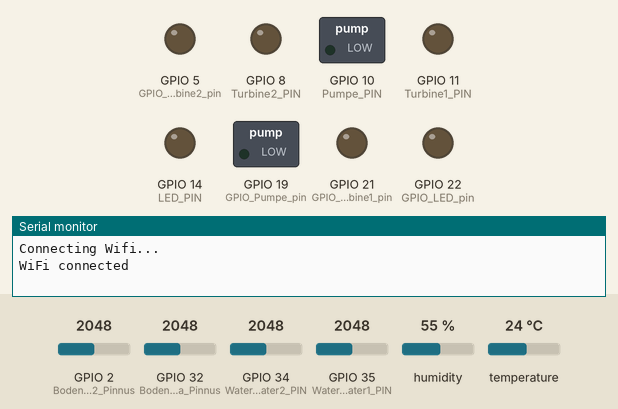
Simulated run of this sketch. Board: ESP32-S3. On the bench: switched loads named in the sketch (green lamp = pin HIGH), output pins drawn as LEDs (lit = HIGH), the last lines printed to the serial monitor. The inputs (shaded band) are chosen by the test bench; at power-on: temperature 24 °C, GPIO 2 (BodenfeuchtigkeitsSensora2_Pinnus) = 2048, GPIO 32 (BodenfeuchtigkeitsSensora_Pinnus) = 2048, GPIO 34 (WaterNoWater2_PIN) = 2048, GPIO 35 (WaterNoWater1_PIN) = 2048, humidity 55 %. WiFi joins after 1.5 s; servers stay silent unless stated; the local clock reads 2024-03-15 10:24:30 at power-on unless the sketch sets it; random numbers use the default seed unless the sketch sets one; no MQTT or app messages arrive unless stated.

Above: at 2.7 s.
2.8 s: temperature set to 24.7 °C
At 11.9 s:
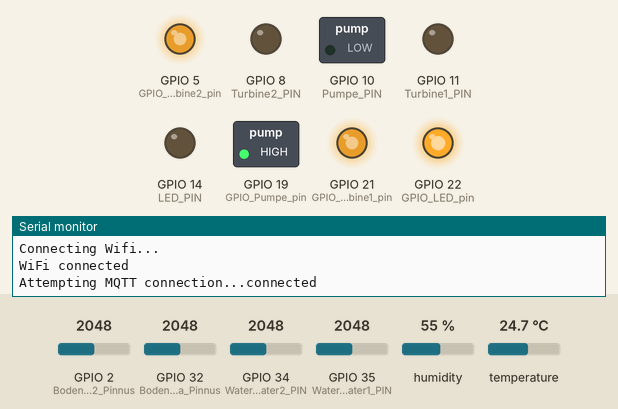
13.0 s: temperature set to 12 °C
At 22.8 s:
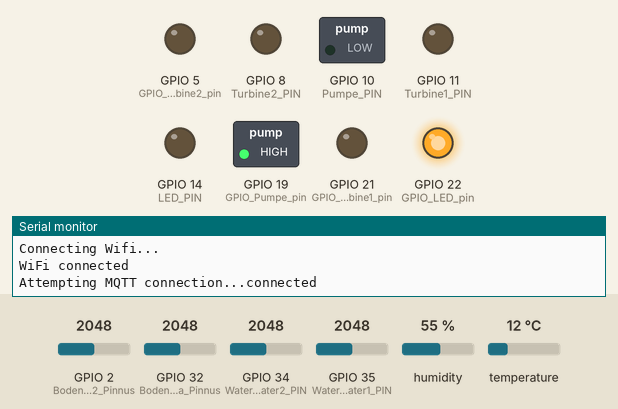
43.0 s: temperature set to 28 °C
At 52.3 s:
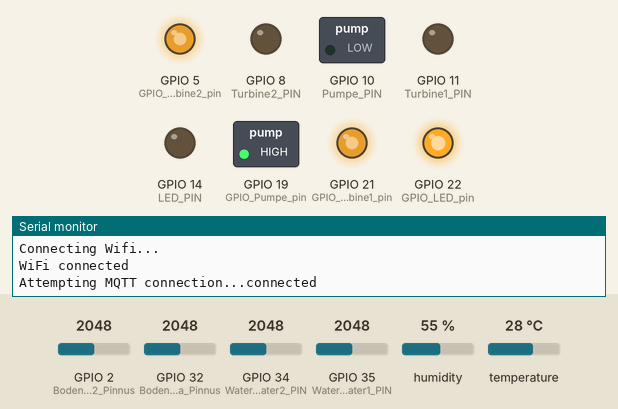
53.0 s: temperature set to 19 °C
At 62.6 s:
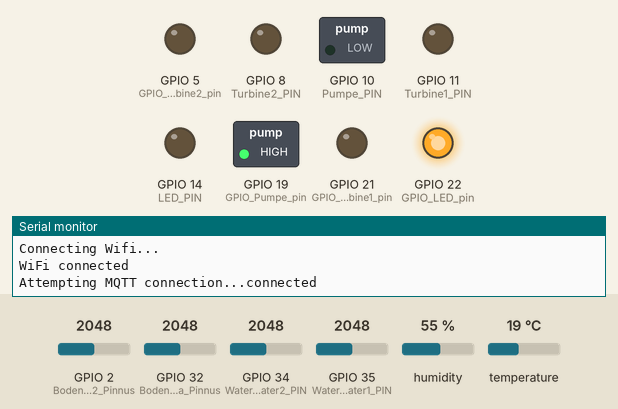
Timing chart, 0 to 64.1 s (numbered marks = the images above; inputs shaded):
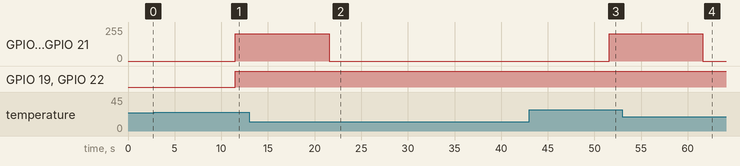

Measured:
- the behaviour switches between 24 and 24.1 °C on temperature (found by bisection; images 0 and 1)
- after the input at 2.8 s, GPIO 5 (GPIO_Turbine2_pin), GPIO 21 (GPIO_Turbine1_pin): 0/255 → 203/255 after 8.7 s
- after the input at 13.0 s, GPIO 5 (GPIO_Turbine2_pin), GPIO 21 (GPIO_Turbine1_pin): 203/255 → 0/255 after 8.6 s
- after the input at 43.0 s, GPIO 5 (GPIO_Turbine2_pin), GPIO 21 (GPIO_Turbine1_pin): 0/255 → 203/255 after 8.6 s
- after the input at 53.0 s, GPIO 5 (GPIO_Turbine2_pin), GPIO 21 (GPIO_Turbine1_pin): 203/255 → 0/255 after 8.6 s

The sketch:

SHAB_-_11_-_NodeRed.ino
```cpp
//----- TemperatureSensor -----
  // Example testing sketch for various DHT humidity/temperature sensors written by ladyada
  // REQUIRES the following Arduino libraries:
  // - DHT Sensor Library: https://github.com/adafruit/DHT-sensor-library
  // - Adafruit Unified Sensor Lib: https://github.com/adafruit/Adafruit_Sensor

  #include "DHT.h"

  #define DHTPIN 4     // Digital pin connected to the DHT sensor
  // Feather HUZZAH ESP8266 note: use pins 3, 4, 5, 12, 13 or 14 --
  // Pin 15 can work but DHT must be disconnected during program upload.

  // Uncomment whatever type you're using!
  //#define DHTTYPE DHT11   // DHT 11
  #define DHTTYPE DHT22   // DHT 22  (AM2302), AM2321
  //#define DHTTYPE DHT21   // DHT 21 (AM2301)

  // Connect pin 1 (on the left) of the sensor to +5V
  // NOTE: If using a board with 3.3V logic like an Arduino Due connect pin 1
  // to 3.3V instead of 5V!
  // Connect pin 2 of the sensor to whatever your DHTPIN is
  // Connect pin 4 (on the right) of the sensor to GROUND
  // Connect a 10K resistor from pin 2 (data) to pin 1 (power) of the sensor
  DHT dht(DHTPIN, DHTTYPE);


//----- BodenfeuchtigkeitsSensor -----
  #define BodenfeuchtigkeitsSensora_Pinnus 32
  #define BodenfeuchtigkeitsSensora2_Pinnus 2  //33


//----- WasserDaWasserWegSensor -----
  #define WaterNoWater1_PIN 35
  #define WaterNoWater2_PIN 34

//----- Turbine -----
  int Turbine1_PIN = 11;
  int turbnieValue = 0;
  int GPIO_Turbine1_pin=21;
  int Turbine_Ch=1;
  int Turbine_Freq=1000;
  int Turbine_Res=8;

  int Turbine2_PIN = 8;
  int GPIO_Turbine2_pin=5;


//----- Pumpe -----

  int Pumpe_PIN = 10;
  int pumpeValue = 0;
  int GPIO_Pumpe_pin=19;
  int Pumpe_Ch=2;
  int Pumpe_Freq=1000;
  int Pumpe_Res=8;


//----- LED -----

  int LED_PIN = 14;
  int ledValue = 0;
  int GPIO_LED_pin=22;
  int LED_Ch=3;
  int LED_Freq=1000;
  int LED_Res=8;

//----- WLAN -----

  #include <WiFi.h>
  #include <WiFiMulti.h>

  WiFiMulti wifiMulti;


//----- Time -----
  #include "time.h"
  const char* ntpServer = "pool.ntp.org";
  const long  gmtOffset_sec = 3600;
  const int   daylightOffset_sec = 3600;


//----- NodeRed -----
  #include <PubSubClient.h>
  const char* mqtt_server = "mqtt.iot.informatik.uni-oldenburg.de";
  const int mqtt_port = 2883;
  const char* mqtt_user = "sutk";
  const char* mqtt_pw = "SoftSkills";

  const char* mqtt_humidityRoom_publish = "humidityRoom";
  const char* mqtt_temperature_publish = "temperature";
  const char* mqtt_mudHumidity1_publish = "mudHumidity1";
  const char* mqtt_mudHumidity2_publish = "mudHumidity2";
  const char* mqtt_waterTankLevel3_publish = "waterTankLevel3";
  const char* mqtt_waterTankLevel6_publish = "waterTankLevel6";

  const char* mqtt_ALARM_Wasserstand_6_publish = "ALARM_Wasserstand_1/6";
  const char* mqtt_ALARM_Wasserstand_3_publish = "ALARM_Wasserstand_1/3";


  const char* mqtt_topic_subscribe = "requestDataSheet";

  WiFiClient espClient;
  PubSubClient client(espClient);


  boolean sendToday = false;          //einmalige Initialisierung fuer taegliche Statusupdates


//----- Values -----

  float humiditaVallus;
  float temperaturaVallus;
  int mud1Vallus;
  int mud2Vallus;
  int waterNoWater1Value;
  int waterNoWater2Value;


void setup() {

Serial.begin(9600);

//----- TemperatureSensor -----
  dht.begin();

//----- Turbine -----
  pinMode(Turbine1_PIN,OUTPUT);
  pinMode(Turbine2_PIN,OUTPUT);
  ledcAttachPin(GPIO_Turbine1_pin, Turbine_Ch);
  ledcAttachPin(GPIO_Turbine2_pin, Turbine_Ch);
  ledcSetup(Turbine_Ch, Turbine_Freq, Turbine_Res);


//----- Pumpe -----
  pinMode(Pumpe_PIN,OUTPUT);
  ledcAttachPin(GPIO_Pumpe_pin, Pumpe_Ch);
  ledcSetup(Pumpe_Ch, Pumpe_Freq, Pumpe_Res);

//----- LED -----
  pinMode(LED_PIN,OUTPUT);
  ledcAttachPin(GPIO_LED_pin, LED_Ch);
  ledcSetup(LED_Ch, LED_Freq, LED_Res);


//----- WLAN -----
    wifiMulti.addAP("666", "Passwort1");
    wifiMulti.addAP("Pixel_1308", "Passwort2");
    wifiMulti.addAP("ssid_from_AP_3", "your_password_for_AP_3");

    Serial.println("Connecting Wifi...");
    if(wifiMulti.run() == WL_CONNECTED) {
      Serial.println("WiFi connected");
    }


//----- Time -----
  configTime(gmtOffset_sec, daylightOffset_sec, ntpServer);


//----- NodeRed -----
  client.setServer(mqtt_server, mqtt_port);
  client.setCallback(callback);

}


void sendNodeRed(float humiditaVallus,float temperaturaVallus,int mud1Vallus,int mud2Vallus,int waterNoWater1Value,int waterNoWater2Value){

  String humidityRoom_Str = String(humiditaVallus);
  char humidityRoom_buff[humidityRoom_Str.length() +1];
  humidityRoom_Str.toCharArray(humidityRoom_buff, humidityRoom_Str.length() +1);
  client.publish("humidityRoom", humidityRoom_buff);

  String temperature_Str = String(temperaturaVallus);
  char temperature_buff[temperature_Str.length() +1];
  temperature_Str.toCharArray(temperature_buff, temperature_Str.length() +1);
  client.publish("temperature", temperature_buff);

  String mudHumidity1_Str = String(mud1Vallus);
  char mudHumidity1_buff[mudHumidity1_Str.length() +1];
  mudHumidity1_Str.toCharArray(mudHumidity1_buff, mudHumidity1_Str.length() +1);
  client.publish("mudHumidity1", mudHumidity1_buff);

  String mudHumidity2_Str = String(mud2Vallus);
  char mudHumidity2_buff[mudHumidity1_Str.length() +1];
  mudHumidity2_Str.toCharArray(mudHumidity2_buff, mudHumidity2_Str.length() +1);
  client.publish("mudHumidity2", mudHumidity2_buff);

  String waterNoWater1_Str = String(waterNoWater1Value);
  char waterNoWater1_buff[waterNoWater1_Str.length() +1];
  waterNoWater1_Str.toCharArray(waterNoWater1_buff, waterNoWater1_Str.length() +1);
  client.publish("waterTankLevel3", waterNoWater1_buff);

  String waterNoWater2_Str = String(waterNoWater2Value);
  char waterNoWater2_buff[waterNoWater2_Str.length() +1];
  waterNoWater2_Str.toCharArray(waterNoWater2_buff, waterNoWater2_Str.length() +1);
  client.publish("waterTankLevel6", waterNoWater2_buff);

}


void reconnect() {
  // Loop until we're reconnected
  while (!client.connected()) {
    Serial.print("Attempting MQTT connection...");

    // Create a random client ID: Client ID MUSS inviduell sein, da der MQTT Broker nicht mehrere Clients mit derselben ID bedienen kann
    String clientId = "Client-";
    clientId += String(random(0xffff), HEX);

    // Attempt to connect
    if (client.connect(clientId.c_str(), mqtt_user, mqtt_pw)) {
      Serial.println("connected");
      // Once connected, publish an announcement...


      client.subscribe("requestDataSheet");


    } else {
      Serial.print("failed, rc=");
      Serial.print(client.state());
      Serial.println(" try again in 5 seconds");
      // Wait 5 seconds before retrying
      delay(5000);
    }
  }
}

void callback(char* topic, byte* message, unsigned int length) {
  Serial.print("Message arrived on topic: ");
  Serial.print(topic);
  Serial.print(". Message: ");
  String messageTemp;

  for (int i = 0; i < length; i++) {
    Serial.print((char)message[i]);
    messageTemp += (char)message[i];
  }
  Serial.println();

  // Feel free to add more if statements to control more GPIOs with MQTT

  // If a message is received on the topic esp32/output, you check if the message is either "on" or "off".
  // Changes the output state according to the message
  if (String(topic) == "requestDataSheet") {
    //Serial.print("Changing output to ");
    if(messageTemp == "!dataSheet"){
      sendNodeRed(humiditaVallus, temperaturaVallus, mud1Vallus, mud2Vallus, waterNoWater1Value, waterNoWater2Value);
    }
  }
}


void sendNodeRedWarning(int waterNoWaterValue1, int waterNoWaterValue2){
  if (waterNoWaterValue2 ==0){
    client.publish("ALARM_Wasserstand_1/6", "Wassertank bei Füllstand von weniger als 1/6");
  }
  else if(waterNoWaterValue1 == 0){
    client.publish("ALARM_Wasserstand_1/3", "Wassertank bei Füllstand von weniger als 1/6");
  }
}


void loop() {

  delay(10000);

//----- TemperatureSensor -----
  // Reading temperature or humidity takes about 250 milliseconds!
  // Sensor readings may also be up to 2 seconds 'old' (its a very slow sensor)
  humiditaVallus = dht.readHumidity();
  // Read temperature as Celsius (the default)
  temperaturaVallus = dht.readTemperature();

  if (isnan(humiditaVallus) || isnan(temperaturaVallus)) {
    //Serial.println(F("Failed to read from DHT sensor!"));
  }

  // Compute heat index in Celsius (isFahreheit = false)
  //float hic = dht.computeHeatIndex(t, h, false);

  //Serial.print(F("Humidity: "));
  //Serial.print(humiditaVallus);
  //Serial.print(F("%  Temperature: "));
  //Serial.print(temperaturaVallus);
  //Serial.print(F("°C "));
  //Serial.print('\n');
//----- END TemperatureSensor -----


//----- BodenfeuchtigkeitsSensor -----
  mud1Vallus = analogRead(BodenfeuchtigkeitsSensora_Pinnus);
  mud2Vallus = analogRead(BodenfeuchtigkeitsSensora2_Pinnus);
  //Serial.println(mud1Vallus);
  //Serial.println(mud2Vallus);
//----- END BodenfeuchtigkeitsSensor -----


//----- WasserDaWasserWegSensor -----
  waterNoWater1Value = analogRead(WaterNoWater1_PIN);
  waterNoWater2Value = analogRead(WaterNoWater2_PIN);
  //Serial.println(waterNoWater1Value);
  //Serial.println(waterNoWater2Value);
//----- END WasserDaWasserWegSensor -----

//----- Turbine -----

   turbinenSteuerung(Turbine_Ch, temperaturaVallus);

//----- END Turbine -----


//----- Pumpe -----

   pumpenSteuerung(Pumpe_Ch, mud1Vallus, mud2Vallus);

//----- END Pumpe -----


//----- WLAN -----
  if(wifiMulti.run() != WL_CONNECTED) {
        Serial.println("WiFi not connected!");

        wifiMulti.addAP("666", "62729030318813756005");
        wifiMulti.addAP("Pixel_1308", "12345678");
        wifiMulti.addAP("ssid_from_AP_3", "your_password_for_AP_3");

        Serial.println("Connecting Wifi...");
        if(wifiMulti.run() == WL_CONNECTED) {
          Serial.println("WiFi connected");
        }
    }
//----- END WLAN -----


//----- LED -----

  ledSteuerung(LED_Ch);

//----- END LED -----


//----- NodeRed -----
  struct tm timeinfo;
  if(!getLocalTime(&timeinfo)){
    Serial.println("Failed to obtain time");
  }

  int stunde = timeinfo.tm_hour;

  if(stunde == 12 && sendToday == false){
    sendNodeRed(humiditaVallus, temperaturaVallus, mud1Vallus, mud2Vallus, waterNoWater1Value, waterNoWater2Value);
    sendToday = true;
  }
  else if(stunde == 1){
    sendToday = false;
  }

  sendNodeRedWarning(waterNoWater1Value, waterNoWater2Value);       //wird immer abgefragt

  if (!client.connected()) {
    reconnect();
  }
  client.loop();

//----- END NodeRed -----

}


void ledSteuerung(int LED_ChUebergabe){
  struct tm timeinfo;
  if(!getLocalTime(&timeinfo)){
    Serial.println("Failed to obtain time");
  }
  int ledValue = 0;
  int stunde = timeinfo.tm_hour;
  //Serial.println(stunde);

  if(stunde > 7 && stunde < 21){
    ledValue = 255;
    //Serial.println("LED: An");
  }
  else{
    //Serial.println("LED: Aus");
  }

  ledcWrite(LED_ChUebergabe, ledValue);
}


void pumpenSteuerung(int Pumpe_ChUebergabe, int mud1Vallus, int mud2Vallus){
  int pumpeValue = 0;
  int mudVallusAvg = (mud1Vallus + mud2Vallus)/2;

  if(abs((mudVallusAvg - mud1Vallus)) > 500 || abs((mudVallusAvg - mud2Vallus)) > 500){
     //Serial.println("Du hast verkackt! Diskrepanz von Sensoren ueber 500 Pkt.");
  }

  if(abs((mudVallusAvg - mud1Vallus)) < 500 && abs((mudVallusAvg - mud2Vallus)) < 500){
    if(mudVallusAvg > 1200){
      pumpeValue = 255;
    }
  }
  else if(mud1Vallus > 1800 || mud2Vallus > 1800){
    pumpeValue = 255;
  }

  ledcWrite(Pumpe_ChUebergabe, pumpeValue);
}

void turbinenSteuerung(int Turbine_ChUebergabe, float temperaturaVallusUebergabe){
  int turbinenValue = 0;

  if(temperaturaVallusUebergabe > 30.0){
    turbinenValue = 255;                 //100%
  }
  else if(temperaturaVallusUebergabe > 24.0){
    turbinenValue = 204;                 // 80%
  }

  ledcWrite(Turbine_ChUebergabe, turbinenValue);
}
```
